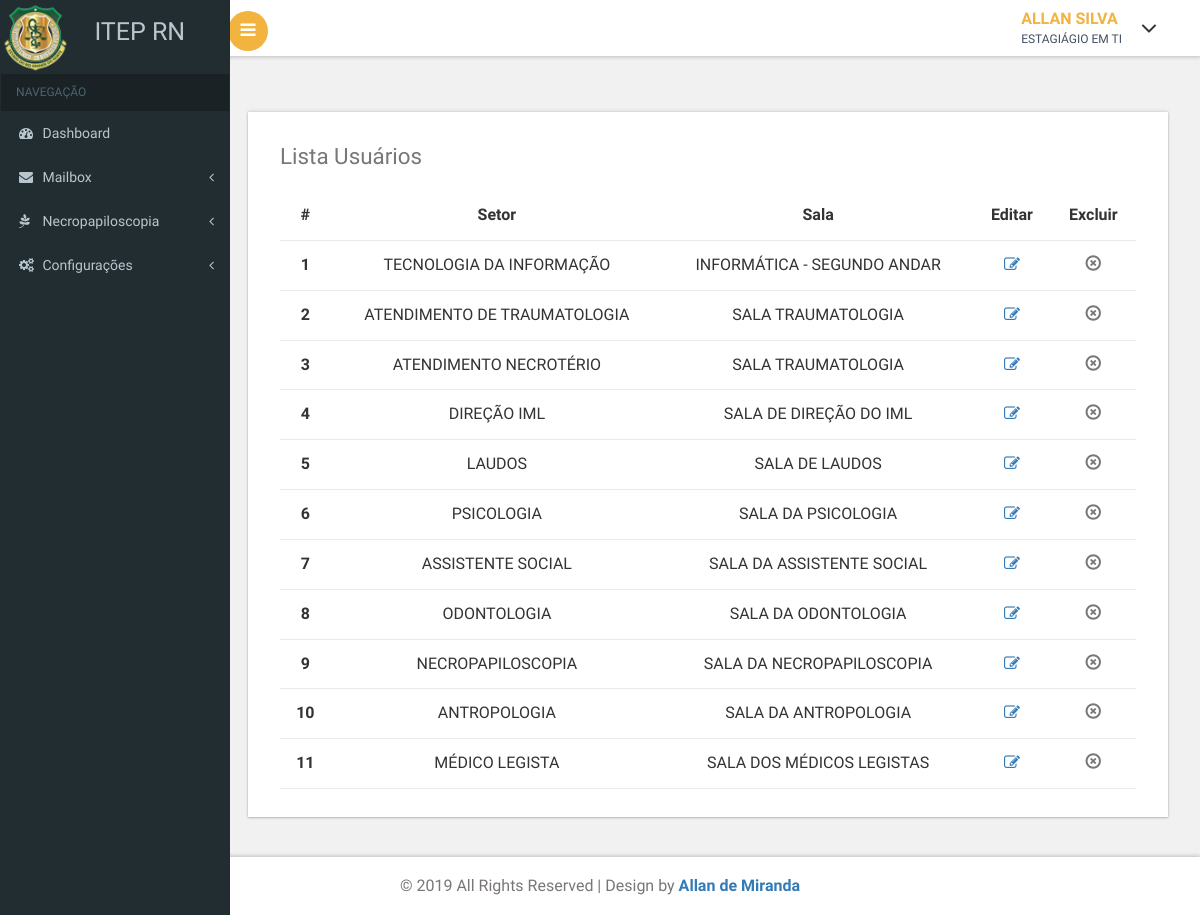
Screenshot of /listaSetor.php (signed in) with the database file from the repository.
### tables this page shows
CREATE TABLE `usuarios_tb` (
  `usuario_id` bigint(20) NOT NULL,
  `usuario_nome` text NOT NULL,
  `usuario_cargo` text NOT NULL,
  `usuario_matricula` text,
  `usuario_setor_id` bigint(20) NOT NULL,
  `usuario_setor_edit` tinyint(1) DEFAULT NULL,
  `usuario_login` text NOT NULL,
  `usuario_senha` text NOT NULL,
  `usuario_update_data` datetime DEFAULT NULL,
  `usuario_cadastrado` tinyint(1) DEFAULT NULL
);

CREATE TABLE `setores_tb` (
  `setor_id` bigint(20) NOT NULL,
  `setor_nome` text NOT NULL,
  `setor_sala` text NOT NULL,
  `setor_hall` tinyint(1) NOT NULL,
  `setor_admin` tinyint(1) NOT NULL,
  `setor_ficha_preferencial` tinyint(1) DEFAULT NULL,
  `setor_acessibilidade_cor` text,
  `setor_acessibilidade_check` tinyint(1) DEFAULT NULL
);

### seguranca.php (called while the page is built, shortened)
<?php
$_SG['conectaServidor'] = true;
$_SG['abreSessao'] = true;
$_SG['caseSensitive'] = true;
$_SG['validaSempre'] = true;
$_SG['servidor'] = 'localhost';
$_SG['usuario'] = 'allandemiranda';
$_SG['senha'] = 'senha1234';
$_SG['banco'] = 'sistema_itep';
$_SG['paginaLogin'] = 'login.php';
$_SG['tabela'] = 'usuarios_tb';

### listaSetor.php (the view, shortened to what this page needs)
<?php
include("seguranca.php");
?>
<!DOCTYPE HTML>
<html>
<head>
    <?php include 'head.php'; ?>
</head>
<body class="cbp-spmenu-push">
    <div class="main-content">
        <?php include 'menu.php'; ?>
        <?php include 'topBar.php'; ?>
        <div id="page-wrapper">
            <div class="main-page">
                <div class="tables">
                    <div class="bs-example widget-shadow" data-example-id="hoverable-table">
                        <h4>Lista Usuários</h4>
                        <table class="table table-hover">
                            <thead>
                                <tr>
                                    <th style="text-align: center;">#</th>
                                    <th style="text-align: center;">Setor</th>
                                    <th style="text-align: center;">Sala</th>
                                    <th style="text-align: center;">Editar</th>
                                    <th style="text-align: center;">Excluir</th>
                                </tr>
                            </thead>
                            <tbody>
                                <?php
                                $sql_lista_setores = "SELECT `setor_id`, `setor_nome`, `setor_sala` FROM `setores_tb`";
                                $query_lista_setores = mysqli_query($_SG['link'], $sql_lista_setores);
                                while ($row_lista_setores = mysqli_fetch_assoc($query_lista_setores)) {
                                    echo '<tr>';
                                    echo '<th scope="row" style="text-align: center;">' . $row_lista_setores["setor_id"] . '</th>';
                                    echo '<td style="text-align: center;">' . $row_lista_setores["setor_nome"] . '</td>';
                                    echo '<td style="text-align: center;">' . $row_lista_setores["setor_sala"] . '</td>';
                                    echo '<td style="text-align: center;"><a href="perfilSetor.php?setorID=' . $row_lista_setores["setor_id"] . '"><i class="fa fa-edit"></i></td>';
                                    echo '<td style="text-align: center;"><a href="?requisicao=deletar&setorID=' . $row_lista_setores["setor_id"] . '"><i class="glyphicon glyphicon-remove-circle"></i></a></td>';
                                    echo '</tr>';
                                }
                                ?>
                            </tbody>
                        </table>
                    </div>
                </div>
            </div>
        </div>
        <?php include 'footer.php'; ?>
    </div>
</body>
</html>

### head.php (shortened to what this page needs)
<link href="css/bootstrap.css" rel='stylesheet' type='text/css' />
<link href="css/style.css" rel='stylesheet' type='text/css' />
<link href="css/font-awesome.css" rel="stylesheet">
<link href='css/SidebarNav.min.css' media='all' rel='stylesheet' type='text/css' />
<link href="css/custom.css" rel="stylesheet">
<link href="css/owl.carousel.css" rel="stylesheet">

### menu.php (shortened to what this page needs)
<div class="cbp-spmenu cbp-spmenu-vertical cbp-spmenu-left" id="cbp-spmenu-s1">
    <aside class="sidebar-left">
        <nav class="navbar navbar-inverse">
            <div class="navbar-header">
                <img src="images/itep-logo-mini.png" style="width: 30%; float: left;" />
                <h1 class="navbar-brand" href="/" style="margin-top: 5%;"> ITEP RN</h1>
            </div>
            <div class="collapse navbar-collapse" id="bs-example-navbar-collapse-1">
                <ul class="sidebar-menu">
                    <li class="header">NAVEGAÇÃO</li>
                    <li class="treeview">
                        <a href="/">
                            <i class="fa fa-dashboard"></i> <span>Dashboard</span>
                        </a>
                    </li>
                    <li class="treeview">
                        <a href="#">
                            <i class="fa fa-envelope"></i> <span>Mailbox </span>
                            <i class="fa fa-angle-left pull-right"></i>
                    </li>
                    <li class="treeview">
                        <a href="#">
                            <i class="fa fa-pagelines"></i> <span>Necropapiloscopia </span>
                            <i class="fa fa-angle-left pull-right"></i>
                            <small class="label label-primary1 pull-right"></small></a>
                    </li>
                    <?php
                    $sql_menu_configuracos_aba_pegarSetor = "SELECT `setor_admin` FROM `setores_tb` WHERE `setor_id`=(SELECT`usuario_setor_id` FROM `usuarios_tb` WHERE `usuario_id`='" . $_SESSION['usuarioID'] . "')";
                    $query_menu_configuracos_aba_pegarSetor = mysqli_query($_SG['link'], $sql_menu_configuracos_aba_pegarSetor);
                    $row_menu_configuracos_aba_pegarSetor = mysqli_fetch_assoc($query_menu_configuracos_aba_pegarSetor);
                    if ($row_menu_configuracos_aba_pegarSetor['setor_admin']) {
                        ?>
                        <li class="treeview">
                            <a href="#">
                                <i class="fa fa-gears"></i>
                                <span>Configurações</span>
                                <i class="fa fa-angle-left pull-right"></i>
                            </a>
                        </li>
                    <?php } ?>
                </ul>
            </div>
        </nav>
    </aside>
</div>

### topBar.php (shortened to what this page needs)
<?php
$sql = "SELECT `usuario_id`, `usuario_nome`, `usuario_cargo` FROM `usuarios_tb` WHERE usuario_id='" . $_SESSION['usuarioID'] . "'";
$result = mysqli_query($_SG['link'], $sql);
if (mysqli_num_rows($result) == 1) {
    $_SG['topBar'] = mysqli_fetch_assoc($result);
} else {
}
?>
<div class="sticky-header header-section ">
    <div class="header-left">
        <button id="showLeftPush"><i class="fa fa-bars"></i></button>
        <div class="clearfix"> </div>
    </div>
    <div class="header-right">
        <div class="profile_details">
            <ul>
                <li class="dropdown profile_details_drop">
                    <a href="#" class="dropdown-toggle" data-toggle="dropdown" aria-expanded="false">
                        <div class="profile_img">
                            <div class="user-name">
                                <p>
                                    <?php
                                    $nome_usuario_slin = explode(" ", $_SG['topBar']['usuario_nome']);
                                    echo $nome_usuario_slin[0] . " " . end($nome_usuario_slin);
                                    ?>
                                </p>
                                <span>
                                    <?php
                                    echo $_SG['topBar']['usuario_cargo'];
                                    ?>
                                </span>
                            </div>
                            <i class="fa fa-angle-down lnr"></i>
                            <div class="clearfix"></div>
                        </div>
                    </a>
                </li>
            </ul>
        </div>
        <div class="clearfix" style="margin-bottom: 5%;"></div>
    </div>
    <div class="clearfix"> </div>
</div>

### footer.php
<div class="footer">
    <p>&copy; 2019 All Rights Reserved | Design by <a href="http://allandemiranda.eti.br/" target="_blank">Allan
            de Miranda</a></p>
</div>

### css/custom.css (style rules this page uses)
#page-wrapper { padding:5em 2em 2.5em; background-color: #F1F1F1; }

### rows the page displays
usuarios_tb: usuario_nome "ALLAN", usuario_cargo "ESTAGIÁGIO EM TI"
setores_tb: setor_id "1", setor_nome "TECNOLOGIA DA INFORMAÇÃO", setor_sala "INFORMÁTICA - SEGUNDO ANDAR"
setores_tb: setor_id "2", setor_nome "ATENDIMENTO DE TRAUMATOLOGIA", setor_sala "SALA TRAUMATOLOGIA"
setores_tb: setor_id "3", setor_nome "ATENDIMENTO NECROTÉRIO", setor_sala "SALA TRAUMATOLOGIA"
setores_tb: setor_id "4", setor_nome "DIREÇÃO IML", setor_sala "SALA DE DIREÇÃO DO IML"
setores_tb: setor_id "5", setor_nome "LAUDOS", setor_sala "SALA DE LAUDOS"
setores_tb: setor_id "6", setor_nome "PSICOLOGIA", setor_sala "SALA DA PSICOLOGIA"
setores_tb: setor_id "7", setor_nome "ASSISTENTE SOCIAL", setor_sala "SALA DA ASSISTENTE SOCIAL"
setores_tb: setor_id "8", setor_nome "ODONTOLOGIA", setor_sala "SALA DA ODONTOLOGIA"
setores_tb: setor_id "9", setor_nome "NECROPAPILOSCOPIA", setor_sala "SALA DA NECROPAPILOSCOPIA"
setores_tb: setor_id "10", setor_nome "ANTROPOLOGIA", setor_sala "SALA DA ANTROPOLOGIA"
setores_tb: setor_id "11", setor_nome "MÉDICO LEGISTA", setor_sala "SALA DOS MÉDICOS LEGISTAS"

### other values shown
end($nome_usuario_slin) "SILVA"
